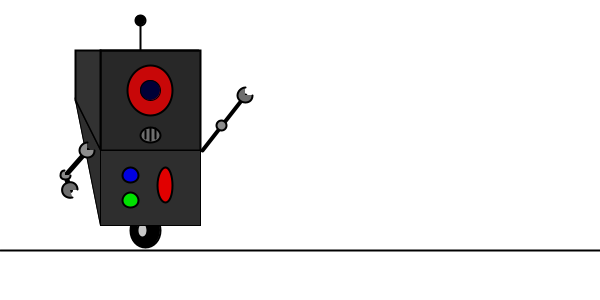
Frame 1 (no input)
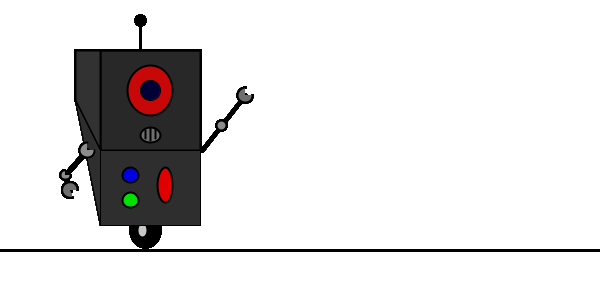
Frame 60 (the mouse pressed at the canvas centre just before this capture)
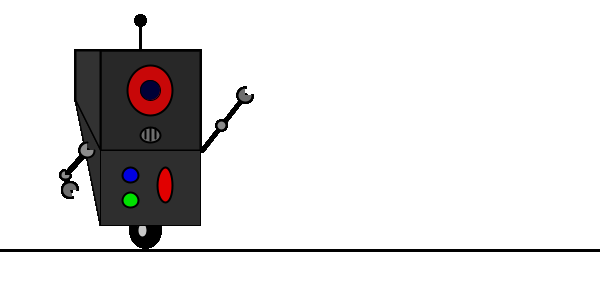
Frame 120 (the mouse held since frame 60 and released just before this capture)

The Processing sketch that drew these frames (run headless with seeded random() and noise(); from frame 60 on, the mouse is pressed at the canvas centre):

// Processing sketch: processing_186184
// ── processing_186184.pde

int x = 300;
int y = 50;
int w = 200;
int h = 200;



void setup(){

size (600,300);
smooth();
background(255);
 
 }


void draw()

{ 



//Head
fill(40);
strokeWeight(2);
rect(100, 50, 100, 100);
fill(50);
quad(100, 50, 100, 150, 75, 100, 75, 50);
strokeWeight(2);
line(100,50,198,50);
 
//Wheel
fill(0);
stroke(0,0,0);
strokeWeight(2);
ellipse(145,230,30,35);
fill(200);
stroke(0,0,0);
ellipse(142,230,10,15);
 
 
//Body
fill(46);
strokeWeight(1);
rect(100, 150, 100, 75);
fill(46);
quad(100, 150, 100, 225, 75, 100, 75, 100);
 
//Eye

fill(200,7,8);
strokeWeight(2);
ellipse(150,90,45,50);
fill(0,0,55);
strokeWeight(1);
ellipse(150, 90,20, 20);
 
 
//Antenna
fill(0);
stroke(0,0,0);
strokeWeight(2);
line(140,49,140,20);
ellipse(140,20,10,10);
 
//Left Upper Arm
strokeWeight(5);
line(87,150,65,175);
 
//Left Lower Arm
strokeWeight(5);
line(65,175,70,190);
 
//Left Shoulder
fill(140);
strokeWeight(2);
arc(87,150,15,15, 0, PI+HALF_PI);
 
//Left Elbow
fill(140);
strokeWeight(2);
arc(65,175,10,10, 0, 4.71);
 
//Left Hand
fill(110);
strokeWeight(2);
arc(70,190,15,15, 1.26, TWO_PI);
 
//Right Arm
strokeWeight(4);
line(202,150,245,95);
 
//Right Elbow
fill(140);
strokeWeight(2);
ellipse(221,125,10,10);
 
 
//Right Hand
fill(110);
strokeWeight(2);
arc(245,95,15,15, 0, PI+HALF_PI);
 
//Funny Lights
strokeWeight(2);
ellipse(150,135,20,15);
line(150,128,150,140);
line(145,130,145,138);
line(155,128,155,138);
strokeWeight(2);
fill(0,225,0);
ellipse(130,200,16,15);
fill(0,0,225);
strokeWeight(2);
ellipse(130,175,16,15);
fill(225,0,0);
strokeWeight(2);
ellipse(165,185,15,35);

//ground
strokeWeight(2);
line(0,250, 1000, 250);


if 
((pmouseX > x) && 
(pmouseX < x+w) &&
(pmouseY > y) && 
(pmouseY < y+h)) 
{

if (mousePressed == true) {
if(mouseButton == LEFT) {

strokeWeight(2);
fill(0);
stroke(0);
line(pmouseX, pmouseY,mouseX,mouseY);
}
}
}

if (keyPressed) {
if (key == 'k') {
size (600,300);
smooth();
background(255);

}
}


if (keyPressed) {
if (key == 'l') {


fill(0,0,0);
strokeWeight(2);
ellipse(150,90,45,50);
fill (100,0,0);
ellipse(150,90,20,20);
 stroke(255,0,0);
 line(150,90,pmouseX, pmouseY);
 fill(0);
 stroke(0);
textSize(35);
text( "Bzzzzzzzz", 200, 85);

 
 println("Ok, you got 'em. Press 'k' to reset");

}
}

if (keyPressed) {
if (key == 'k') {
    background(255);

}
}
}
